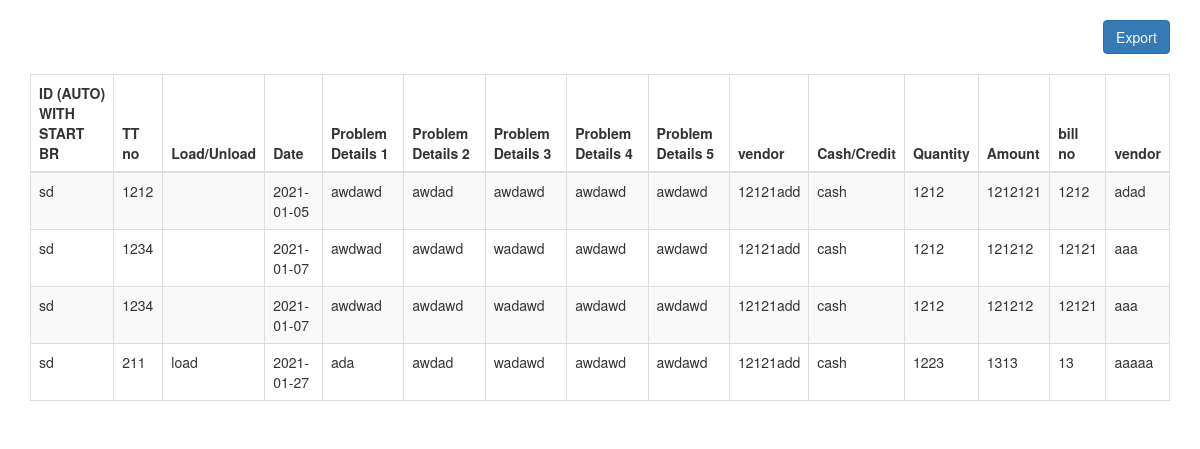
Page /breakdownex.php on the committed database.
### tables this page shows
CREATE TABLE `breakdown` (
  `idbr` varchar(100) NOT NULL,
  `tt` int(20) NOT NULL,
  `load1` varchar(100) NOT NULL,
  `date1` date NOT NULL,
  `probdet` varchar(100) NOT NULL,
  `probdet1` varchar(100) NOT NULL,
  `probdet2` varchar(100) NOT NULL,
  `probdet3` varchar(100) NOT NULL,
  `probdet4` varchar(100) NOT NULL,
  `vendor` varchar(100) NOT NULL,
  `cash` varchar(100) NOT NULL,
  `qty` int(20) NOT NULL,
  `amt` int(20) NOT NULL,
  `billno` int(20) NOT NULL,
  `vendor1` varchar(100) NOT NULL
);

### breakdownex.php (the view, shortened to what this page needs)
<?php
require('connect2.php');
$conn=new mysqli($servername,$username,$password,$dbname);
$sql="select * from breakdown";
$res=mysqli_query($conn,$sql);
?>
<!DOCTYPE html>
<html lang="en">
<head>
  <link rel="stylesheet" href="https://maxcdn.bootstrapcdn.com/bootstrap/3.4.0/css/bootstrap.min.css">
</head>
<body>
<div class="container">
  <a href="export5.php"><button type="button" class="btn btn-primary">Export</button></a>
  <table class="table table-bordered  table-striped">
    <thead>
      <tr>
        <th>ID (AUTO) WITH START BR</th>
        <th>TT no</th>
        <th>Load/Unload</th>
        <th>Date</th>
        <th>Problem Details 1</th>
        <th>Problem Details 2</th>
        <th>Problem Details 3</th>
        <th>Problem Details 4</th>
        <th>Problem Details 5</th>
        <th>vendor</th>
        <th>Cash/Credit</th>
        <th>Quantity</th>
        <th>Amount</th>
        <th>bill no</th>
        <th>vendor</th>
      </tr>
    </thead>
    <tbody>
	 <?php while($row=mysqli_fetch_assoc($res)){?>
	 <tr>
        <td><?php echo $row['idbr']?></td>
        <td><?php echo $row['tt']?></td>
        <td><?php echo $row['load1']?></td>
        <td><?php echo $row['date1']?></td>
        <td><?php echo $row['probdet']?></td>
        <td><?php echo $row['probdet1']?></td>
        <td><?php echo $row['probdet2']?></td>
        <td><?php echo $row['probdet3']?></td>
        <td><?php echo $row['probdet4']?></td>
        <td><?php echo $row['vendor']?></td>
        <td><?php echo $row['cash']?></td>
        <td><?php echo $row['qty']?></td>
        <td><?php echo $row['amt']?></td>
        <td><?php echo $row['billno']?></td>
        <td><?php echo $row['vendor1']?></td>
      </tr>
      <?php } ?>
    </tbody>
  </table>
</div>
</body>
</html>

### breakdownex.php (style rules this page uses)
.btn { float: right; margin-bottom: 20px; margin-top: 20px; }

### rows in the picture
breakdown: idbr "sd", tt "1212", date1 "2021-01-05", probdet "awdawd", probdet1 "awdad", probdet2 "awdawd", probdet3 "awdawd", probdet4 "awdawd", vendor "12121add", cash "cash", qty "1212", amt "1212121", billno "1212", vendor1 "adad"
breakdown: idbr "sd", tt "1234", date1 "2021-01-07", probdet "awdwad", probdet1 "awdawd", probdet2 "wadawd", probdet3 "awdawd", probdet4 "awdawd", vendor "12121add", cash "cash", qty "1212", amt "121212", billno "12121", vendor1 "aaa"
breakdown: idbr "sd", tt "1234", date1 "2021-01-07", probdet "awdwad", probdet1 "awdawd", probdet2 "wadawd", probdet3 "awdawd", probdet4 "awdawd", vendor "12121add", cash "cash", qty "1212", amt "121212", billno "12121", vendor1 "aaa"
breakdown: idbr "sd", tt "211", load1 "load", date1 "2021-01-27", probdet "ada", probdet1 "awdad", probdet2 "wadawd", probdet3 "awdawd", probdet4 "awdawd", vendor "12121add", cash "cash", qty "1223", amt "1313", billno "13", vendor1 "aaaaa"
